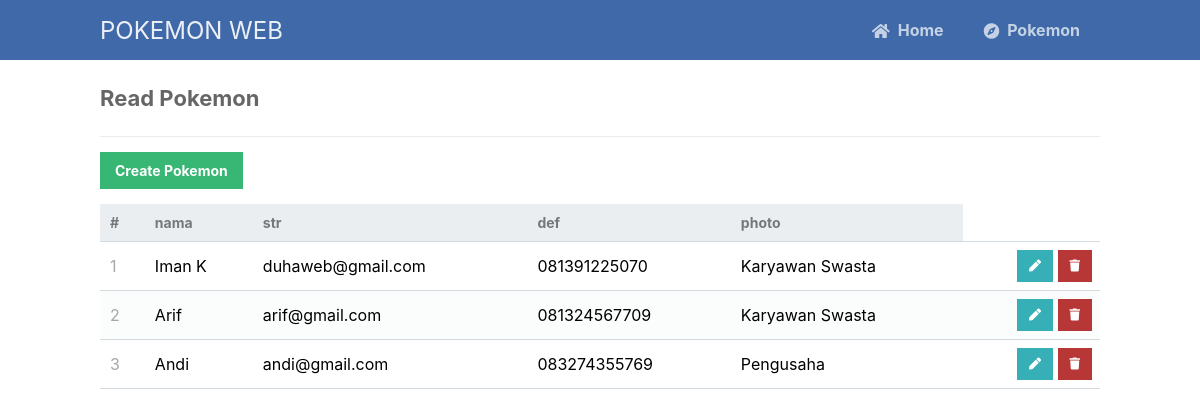
The app's page /read.php with its own data.
### tables this page shows
CREATE TABLE `kontak` (
  `id` int(11) NOT NULL,
  `nama` varchar(50) NOT NULL,
  `email` varchar(50) NOT NULL,
  `notelp` varchar(30) NOT NULL,
  `pekerjaan` varchar(50) NOT NULL
);

### read.php (the view, shortened to what this page needs)
<?php
include 'functions.php';
$pdo = pdo_connect_mysql();
$page = isset($_GET['page']) && is_numeric($_GET['page']) ? (int)$_GET['page'] : 1;
$records_per_page = 5;
$stmt = $pdo->prepare('SELECT * FROM kontak ORDER BY id LIMIT :current_page, :record_per_page');
$stmt->bindValue(':current_page', ($page-1)*$records_per_page, PDO::PARAM_INT);
$stmt->bindValue(':record_per_page', $records_per_page, PDO::PARAM_INT);
$stmt->execute();
$contacts = $stmt->fetchAll(PDO::FETCH_ASSOC);
?>
<?=template_header('Read')?>
<div class="content read">
	<h2>Read Pokemon</h2>
	<a href="create.php" class="create-contact">Create Pokemon</a>
	<table>
        <thead>
            <tr>
                <td>#</td>
                <td>nama</td>
                <td>str</td>
                <td>def</td>
                <td>photo</td>
            </tr>
        </thead>
        <tbody>
            <?php foreach ($contacts as $contact): ?>
            <tr>
                <td><?=$contact['id']?></td>
                <td><?=$contact['nama']?></td>
                <td><?=$contact['email']?></td>
                <td><?=$contact['notelp']?></td>
                <td><?=$contact['pekerjaan']?></td>
                <td class="actions">
                    <a href="update.php?id=<?=$contact['id']?>" class="edit"><i class="fas fa-pen fa-xs"></i></a>
                    <a href="delete.php?id=<?=$contact['id']?>" class="trash"><i class="fas fa-trash fa-xs"></i></a>
                </td>
            </tr>
            <?php endforeach; ?>
        </tbody>
    </table>
</div>
<?=template_footer()?>

### functions.php (shortened to what this page needs)
<?php
function template_header($title) {
echo <<<EOT
<!DOCTYPE html>
<html>
	<head>
		<meta charset="utf-8">
		<title>POKEMON</title>
		<link href="style.css" rel="stylesheet" type="text/css">
		<link rel="stylesheet" href="https://use.fontawesome.com/releases/v5.7.1/css/all.css">
	</head>
	<body>
    <nav class="navtop">
    	<div>
    		<h1>POKEMON WEB</h1>
            <a href="index.php"><i class="fas fa-home"></i>Home</a>
    		<a href="read.php"><i class="fas fa-compass"></i>Pokemon</a>
    	</div>
    </nav>
EOT;
}
function template_footer() {
echo <<<EOT
    </body>
</html>
EOT;
}
?>

### style.css (style rules this page uses)
* { box-sizing: border-box; font-family: -apple-system, BlinkMacSystemFont, "segoe ui", roboto, oxygen, ubuntu, cantarell, "fira sans", "droid sans", "helvetica neue", Arial, sans-serif; font-size: 16px; -webkit-font-smoothing: antialiased; -moz-osx-font-smoothing: grayscale; }
body { background-color: #FFFFFF; margin: 0; }
.navtop { background-color: #3f69a8; height: 60px; width: 100%; border: 0; }
.navtop div { display: flex; margin: 0 auto; width: 1000px; height: 100%; }
.navtop div h1, .navtop div a { display: inline-flex; align-items: center; }
.navtop div h1 { flex: 1; font-size: 24px; padding: 0; margin: 0; color: #ecf0f6; font-weight: normal; }
.navtop div a { padding: 0 20px; text-decoration: none; color: #c5d2e5; font-weight: bold; }
.navtop div a i { padding: 2px 8px 0 0; }
.content { width: 1000px; margin: 0 auto; }
.content h2 { margin: 0; padding: 25px 0; font-size: 22px; border-bottom: 1px solid #ebebeb; color: #666666; }
.read .create-contact { display: inline-block; text-decoration: none; background-color: #38b673; font-weight: bold; font-size: 14px; color: #FFFFFF; padding: 10px 15px; margin: 15px 0; }
.read table { width: 100%; padding-top: 30px; border-collapse: collapse; }
.read table thead { background-color: #ebeef1; border-bottom: 1px solid #d3dae0; }
.read table thead td { padding: 10px; font-weight: bold; color: #767779; font-size: 14px; }
.read table tbody tr { border-bottom: 1px solid #d3dae0; }
.read table tbody tr:nth-child(even) { background-color: #fbfcfc; }
.read table tbody tr td { padding: 10px; }
.read table tbody tr td:nth-child(1) { color: #a5a7a9; }
.read table tbody tr td.actions { padding: 8px; text-align: right; }
.read table tbody tr td.actions .edit, .read table tbody tr td.actions .trash { display: inline-flex; text-align: right; text-decoration: none; color: #FFFFFF; padding: 10px 12px; }
.read table tbody tr td.actions .trash { background-color: #b73737; }
.read table tbody tr td.actions .edit { background-color: #37afb7; }

### records on screen
kontak: id "1", nama "Iman K", email "duhaweb@gmail.com", notelp "081391225070", pekerjaan "Karyawan Swasta"
kontak: id "2", nama "Arif", email "arif@gmail.com", notelp "081324567709", pekerjaan "Karyawan Swasta"
kontak: id "3", nama "Andi", email "andi@gmail.com", notelp "083274355769", pekerjaan "Pengusaha"
